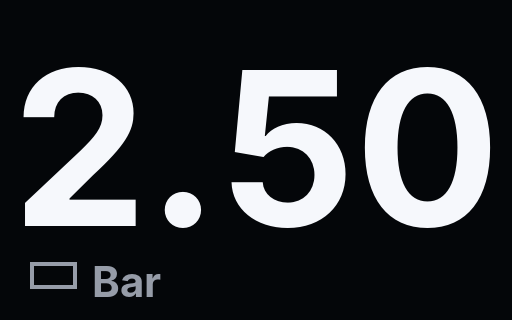
#> input picture realista/tela.png, 512 x 320 px
$ python acabamento.py tela.png
#> lines starting #> are read from the running program, lines starting #| are printed output that depends on the picture
import numpy as np, sys
from PIL import Image, ImageFilter
for f in sys.argv[1:]:
    im = Image.open(f).convert("RGB"); a = np.asarray(im, np.float32) / 255
#> further down, im is the input picture: PIL image 512x320 RGB; mean R, G, B 52.2, 54.2, 57.5
    bright = np.clip((a - .9) / .1, 0, 1); bl = np.asarray(Image.fromarray((bright * 255).astype(np.uint8)).filter(ImageFilter.GaussianBlur(22)), np.float32) / 255
#> after `bright = np.clip((a - 0.9) / 0.1, 0, 1)`:
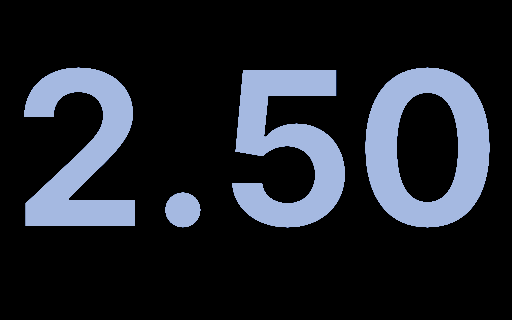
#> bright: shape (320, 512, 3) float32; mean R, G, B 0.121, 0.136, 0.165
#> after `bl = np.asarray(Image.fromarray((bright * 255).astype(np.uint8)).filte`:
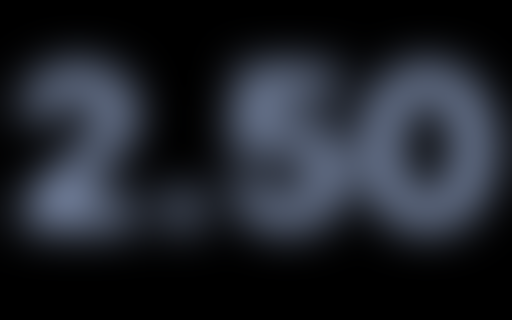
#> bl: shape (320, 512, 3) float32; mean R, G, B 0.12, 0.135, 0.164
    a = np.clip(a + bl * .18, 0, 1)
    h, w = a.shape[:2]; yy, xx = np.mgrid[0:h, 0:w]; v = 1 - .38 * np.clip(((xx - w / 2) / (w * .75)) ** 2 + ((yy - h / 2) / (h * .72)) ** 2, 0, 1)[..., None]
#> after `h, w = a.shape[:2]`: h = 320; w = 512
    a *= v; rng = np.random.default_rng(1); a += rng.normal(0, .012, a.shape[:2])[..., None]
#> after `a *= v`:
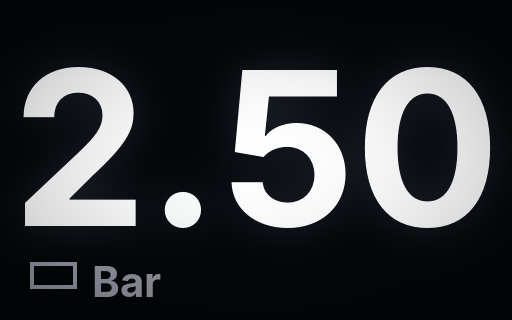
#> a: shape (320, 512, 3) float32; mean R, G, B 0.206, 0.213, 0.224
    a[..., 0] *= 1.02; a[..., 2] *= .98
    Image.fromarray((np.clip(a, 0, 1) * 255).astype(np.uint8)).save(f.replace("out_", "final_").replace(".png", ".jpg"), quality=94)
